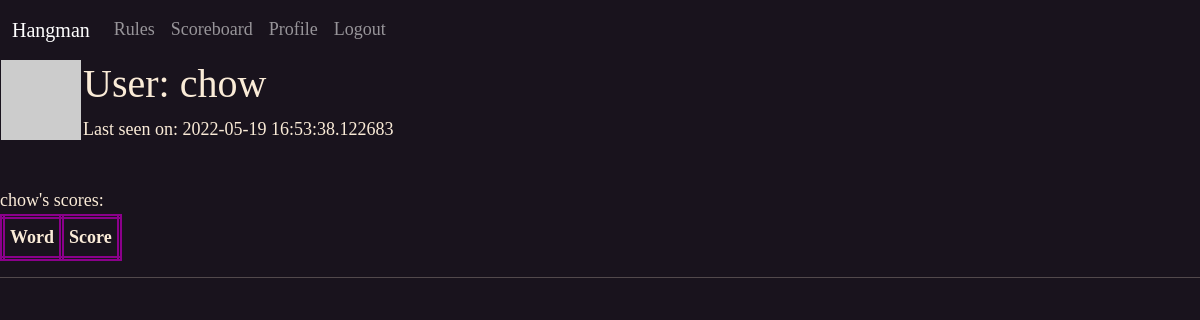
Before: /user/chow (signed in) with the older database file.
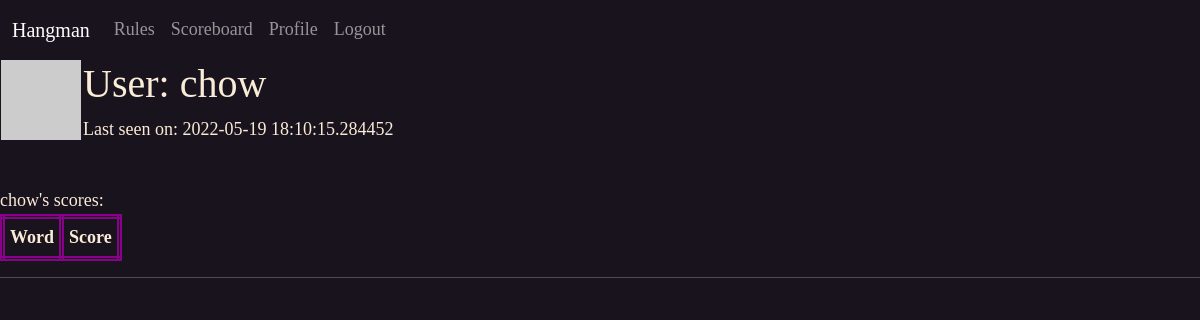
After: the same page with the newer database file.
### app/models.py (models this page shows, shortened)
class User(UserMixin, db.Model):
    id = db.Column(db.Integer, primary_key=True)
    email = db.Column(db.String(60), index=True, unique=True)
    username = db.Column(db.String(60), index=True, unique=True)
    password_hash = db.Column(db.String(128))
    last_seen = db.Column(db.DateTime, default=datetime.utcnow())
    def avatar(self, size):
        digest = md5('hangguest@protonmail.com'.lower().encode('utf-8')).hexdigest()
        return 'https://www.gravatar.com/avatar/{}?d=retro&s={}'.format(digest,size)

### app/routes.py (the view)
@app.route('/user/<username>')
@login_required
def user(username):
    user = User.query.filter_by(username=username).first_or_404()
    dict = {}
    for score in Scores.query.filter_by(user_id=current_user.id).all():
        dict[f"{Words.query.get(score.word_id).word}"] = f"{score.number_of_guesses}"
    return render_template('user.html', user=user, dict=dict)

### app/models.py (called while the page is built)
@login.user_loader
def load_user(id):
    return User.query.get(int(id))

### app/routes.py (called while the page is built)
@app.before_request
def before_request():
    if current_user.is_authenticated:
        current_user.last_seen = datetime.utcnow()
        db.session.commit()

### app/templates/user.html (shortened to what this page needs)
{% extends "base.html" %}
{% block content %}
<table>
    <tr valign="top">
        <td><img src="{{ user.avatar(128) }}"></td>
        <td>
            <h1>User: {{ user.username }}</h1>
            {% if user.last_seen %}
                <p>Last seen on: {{ user.last_seen }}</p>
                {% endif %}
        </td>
    </tr>
</table> <br>
{{ user.username }}'s scores:
<table id="stats">
    <tr>
        <th style="border: 5px double darkmagenta; padding: 5px;">Word</th>
        <th style="border: 5px double darkmagenta; padding: 5px;">Score</th>
    </tr>
</table>
{% endblock %}

### app/templates/base.html (shortened to what this page needs)
<!DOCTYPE html>
<html>
<head>
    <link href="https://cdn.jsdelivr.net/npm/bootstrap@5.1.3/dist/css/bootstrap.min.css" rel="stylesheet"
>
</head>
<body>
    <nav class="navbar navbar-expand-sm navbar-dark sticky-top">
        <div class="container-fluid">
            <a class="navbar-brand" href="{{ url_for('hangman') }}">Hangman</a>
            <div class="collapse navbar-collapse" id="navbarSupportedContent">
                <ul class="navbar-nav me-auto mb-2 mb-lg-0">
                    <li class="nav-item">
                        <a class="nav-link" id="rules" style="cursor: pointer;">Rules</a>
                    </li>
                    <li class="nav-item">
                        <a class="nav-link" href="{{ url_for('scoreboard') }}">Scoreboard</a>
                    </li>
                    {% if current_user.is_anonymous %}
                    <li class="nav-item">
                        <a class="nav-link" href="{{ url_for('login') }}">Login</a>
                    </li>
                    {% else %}
                    <li class="nav-item">
                        <a class="nav-link" href="{{ url_for('user', username=current_user.username) }}">Profile</a>
                    </li>
                    <li class="nav-item">
                        <a class="nav-link" href="{{ url_for('logout') }}">Logout</a>
                    </li>
                    {% endif %}
                </ul>
            </div>
        </div>
    </nav>
    {%block content%}
    {%endblock%}
    <hr>
</body>
<link rel="stylesheet" href="{{url_for('static', filename='Hangman.css')}} ">
</html>

### app/static/Hangman.css (style rules this page uses)
body { background-color: rgb(25, 19, 29); color: antiquewhite; font-family: cursive, 'Times New Roman', Times, serif, Georgia; font-size: large; }
#stats { border: 2px groove whitesmoke; position: relative; }

Changed rows visible on the page:
changed User "chow": last_seen "2022-05-19 16:53:38.122683" → "2022-05-19 18:10:15.284452"
